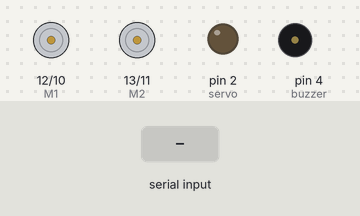
A sketch run on a simulated Arduino Uno, built with avr-gcc and run on an emulated ATmega328P. Shown: direction and speed pins drawn as motors (green arrow = direction pin HIGH = forward, orange = LOW = backward, longer = more drive), output pins drawn as LEDs (lit = HIGH), buzzer (waves = sounding, pin HIGH). The inputs (shaded band) are chosen by the test bench.

Above: at 1.3 s.
1.4 s: "H" received over Serial
At 2.6 s:
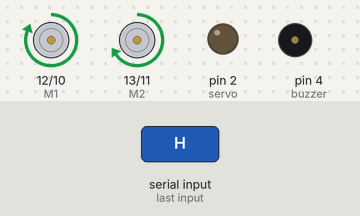
At 6.9 s:
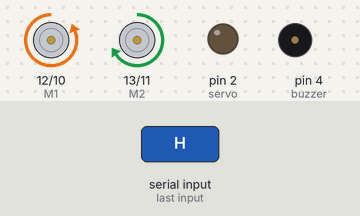
Timing chart, 0 to 26.6 s (numbered marks = the images above; inputs shaded):
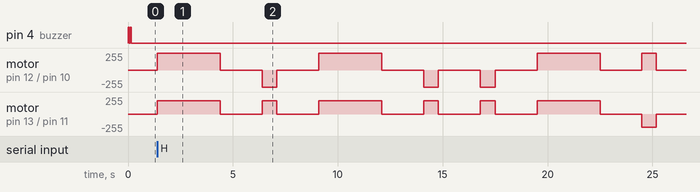

The sketch:

MotorShieldTest.ino
```cpp
//#include <Servo.h>
int E1 = 10;
int M1 = 12;
int E2 =11;
int M2 = 13;
int buzzer = 4;
//Servo myservo;
int servo = 2;
bool val = false;
//Servo myServo;

char inChar = ' ';
char state;
char lastState = 'A';

void setup()

{
pinMode(M1, OUTPUT);
pinMode(M2, OUTPUT);
pinMode(servo, OUTPUT);
pinMode(buzzer, OUTPUT);
//myServo.attach(9);
Serial.begin(9600);
beep();
}
void loop()
{
  if(Serial.available()) {
    inChar = (char)Serial.read();
  }

  // do something different depending on the
  // range value:
  if(lastState != inChar){
    if(inChar == 'H'){
      forward(3000);
      delay(2000);
      turnRight();
      delay(2000);
      forward(3000);
      delay(2000);
      turnRight();
      delay(2000);
      turnRight();
      delay(2000);
      //Dump hotdog here
      //Now returning back to position
      forward(3000);
      delay(2000);
      turnLeft();
      delay(2000);
      forward(3000);
      delay(2000);
      turnRight();
      delay(2000);
      turnRight();
      delay(2000);
    }
    else if (inChar == 'N'){
      forward(3000);
      delay(2000);
      turnLeft();
      delay(2000);
      forward(3000);
      delay(2000);
      turnRight();
      delay(2000);
      turnRight();
      delay(2000);
      //Dump hotdog here
      //Now returning back to position
      forward(3000);
      delay(2000);
      turnRight();
      delay(2000);
      forward(3000);
      delay(2000);
      turnRight();
      delay(2000);
      turnRight();
      delay(2000);
    }
  }
  lastState = inChar;
}

void beep(){
  digitalWrite(buzzer,HIGH);
  delay(50);
  digitalWrite(buzzer,LOW);
  delay(50);
  digitalWrite(buzzer,HIGH);
  delay(50);
  digitalWrite(buzzer,LOW);
}


void forward(int time){
  digitalWrite(M1,HIGH);
  digitalWrite(M2, HIGH);
  analogWrite(E1, 255);
  analogWrite(E2, 197);
  delay(time);
  analogWrite(E1, 0);
  analogWrite(E2, 0);
}

void turnRight(){
  digitalWrite(M1,LOW);
  digitalWrite(M2, HIGH);
  analogWrite(E1, 255);
  analogWrite(E2, 197);
  delay(700);
  analogWrite(E1, 0);
  analogWrite(E2, 0);
}
void turnLeft(){
  digitalWrite(M1,HIGH);
  digitalWrite(M2, LOW);
  analogWrite(E1, 255);
  analogWrite(E2, 197);
  delay(690);
  analogWrite(E1, 0);
  analogWrite(E2, 0);
}
```
